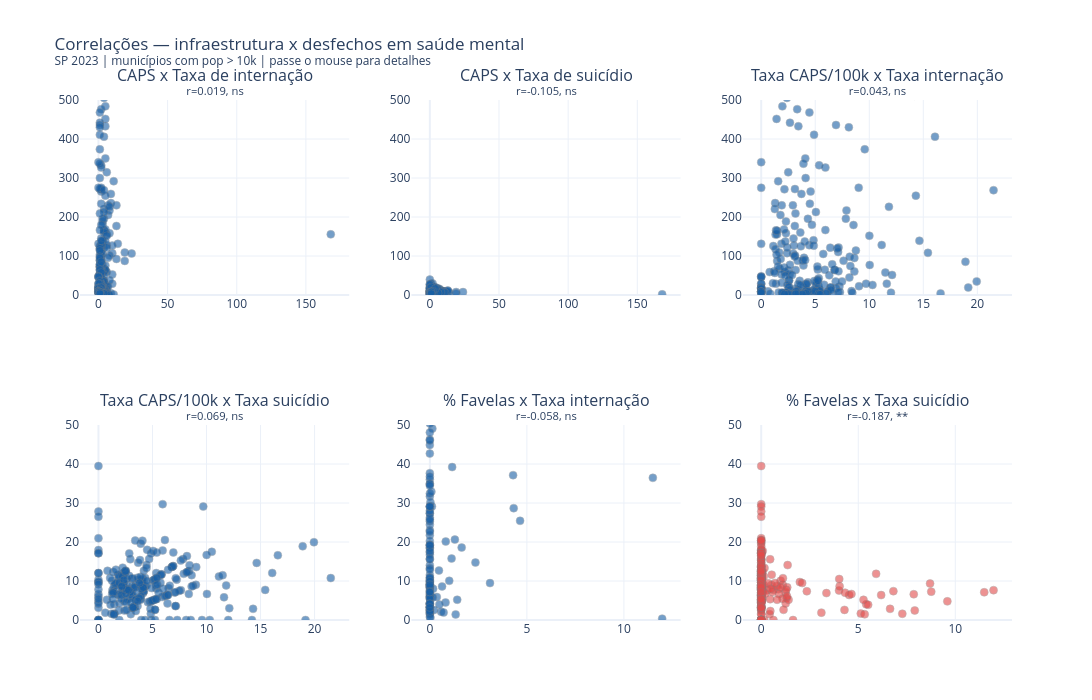

Write notebook code for a chart like this one.
### Code cell
from plotly.subplots import make_subplots
import plotly.graph_objects as go

pares_plot = [
    ('total_caps', 'taxa_internacao_100k', 'CAPS x Taxa de internação', 'r=0.019, ns', False),
    ('total_caps', 'taxa_suicidio_100k', 'CAPS x Taxa de suicídio', 'r=-0.105, ns', False),
    ('taxa_caps_100k', 'taxa_internacao_100k', 'Taxa CAPS/100k x Taxa internação', 'r=0.043, ns', False),
    ('taxa_caps_100k', 'taxa_suicidio_100k', 'Taxa CAPS/100k x Taxa suicídio', 'r=0.069, ns', False),
    ('pct_domicilios_favelas', 'taxa_internacao_100k', '% Favelas x Taxa internação', 'r=-0.058, ns', False),
    ('pct_domicilios_favelas', 'taxa_suicidio_100k', '% Favelas x Taxa suicídio', 'r=-0.187, **', True),
]

fig = make_subplots(rows=2, cols=3,
                    subplot_titles=[f'{t}<br><sup>{s}</sup>' for _, _, t, s, _ in pares_plot])

for idx, (x_col, y_col, titulo, stats_label, significativo) in enumerate(pares_plot):
    row = idx // 3 + 1
    col = idx % 3 + 1

    dados = df_2023_valid[[x_col, y_col, 'municipio', 'populacao_total',
                            'total_internacoes']].dropna().copy()

    cor = '#E24B4A' if significativo else '#185FA5'

    fig.add_trace(go.Scatter(
        x=dados[x_col],
        y=dados[y_col],
        mode='markers',
        marker=dict(
            size=8,
            color=cor,
            opacity=0.6,
            line=dict(width=0.5, color='gray')
        ),
        text=dados['municipio'],
        customdata=dados[['populacao_total', 'total_internacoes']].values,
        hovertemplate=(
            '<b>%{text}</b><br>'
            f'{x_col}: %{{x:.2f}}<br>'
            f'{y_col}: %{{y:.2f}}<br>'
            'População: %{customdata[0]:,.0f}<br>'
            'Internações: %{customdata[1]:,.0f}<br>'
            '<extra></extra>'
        ),
        showlegend=False
    ), row=row, col=col)

fig.update_layout(
    title='Correlações — infraestrutura x desfechos em saúde mental<br><sup>SP 2023 | municípios com pop > 10k | passe o mouse para detalhes</sup>',
    height=700,
    width=1100,
    template='plotly_white'
)

# limita eixos Y para remover distorção
for i in range(1, 4):
    fig.update_yaxes(range=[0, 500], row=1, col=i)
for i in range(1, 4):
    fig.update_yaxes(range=[0, 50], row=2, col=i)

fig.show()
fig.write_html(f'{OUTPUT}/07_correlacoes_interativo.html')
print("✅ Salvo!")

### Figure 1 — Plotly figure (JSON) as saved in the notebook; plotly's stock layout.template omitted (floating-point values rounded to 4 significant figures; data arrays with more than 128 entries replaced by an {"elided": "..."} marker saying what was removed)
{"data": [{"customdata": {"elided": "251x2 int values"}, "hovertemplate": "<b>%{text}</b><br>total_caps: %{x:.2f}<br>taxa_internacao_100k: %{y:.2f}<br>População: %{customdata[0]:,.0f}<br>Internações: %{customdata[1]:,.0f}<br><extra></extra>", "marker": {"color": "#185FA5", "line": {"color": "gray", "width": 0.5}, "opacity": 0.6, "size": 8}, "mode": "markers", "showlegend": false, "text": {"elided": "251 str values"}, "type": "scatter", "x": {"elided": "251 int values"}, "xaxis": "x", "y": {"elided": "251 float values"}, "yaxis": "y"}, {"customdata": {"elided": "251x2 int values"}, "hovertemplate": "<b>%{text}</b><br>total_caps: %{x:.2f}<br>taxa_suicidio_100k: %{y:.2f}<br>População: %{customdata[0]:,.0f}<br>Internações: %{customdata[1]:,.0f}<br><extra></extra>", "marker": {"color": "#185FA5", "line": {"color": "gray", "width": 0.5}, "opacity": 0.6, "size": 8}, "mode": "markers", "showlegend": false, "text": {"elided": "251 str values"}, "type": "scatter", "x": {"elided": "251 int values"}, "xaxis": "x2", "y": {"elided": "251 float values"}, "yaxis": "y2"}, {"customdata": {"elided": "251x2 int values"}, "hovertemplate": "<b>%{text}</b><br>taxa_caps_100k: %{x:.2f}<br>taxa_internacao_100k: %{y:.2f}<br>População: %{customdata[0]:,.0f}<br>Internações: %{customdata[1]:,.0f}<br><extra></extra>", "marker": {"color": "#185FA5", "line": {"color": "gray", "width": 0.5}, "opacity": 0.6, "size": 8}, "mode": "markers", "showlegend": false, "text": {"elided": "251 str values"}, "type": "scatter", "x": {"elided": "251 float values"}, "xaxis": "x3", "y": {"elided": "251 float values"}, "yaxis": "y3"}, {"customdata": {"elided": "251x2 int values"}, "hovertemplate": "<b>%{text}</b><br>taxa_caps_100k: %{x:.2f}<br>taxa_suicidio_100k: %{y:.2f}<br>População: %{customdata[0]:,.0f}<br>Internações: %{customdata[1]:,.0f}<br><extra></extra>", "marker": {"color": "#185FA5", "line": {"color": "gray", "width": 0.5}, "opacity": 0.6, "size": 8}, "mode": "markers", "showlegend": false, "text": {"elided": "251 str values"}, "type": "scatter", "x": {"elided": "251 float values"}, "xaxis": "x4", "y": {"elided": "251 float values"}, "yaxis": "y4"}, {"customdata": {"elided": "251x2 int values"}, "hovertemplate": "<b>%{text}</b><br>pct_domicilios_favelas: %{x:.2f}<br>taxa_internacao_100k: %{y:.2f}<br>População: %{customdata[0]:,.0f}<br>Internações: %{customdata[1]:,.0f}<br><extra></extra>", "marker": {"color": "#185FA5", "line": {"color": "gray", "width": 0.5}, "opacity": 0.6, "size": 8}, "mode": "markers", "showlegend": false, "text": {"elided": "251 str values"}, "type": "scatter", "x": {"elided": "251 float values"}, "xaxis": "x5", "y": {"elided": "251 float values"}, "yaxis": "y5"}, {"customdata": {"elided": "251x2 int values"}, "hovertemplate": "<b>%{text}</b><br>pct_domicilios_favelas: %{x:.2f}<br>taxa_suicidio_100k: %{y:.2f}<br>População: %{customdata[0]:,.0f}<br>Internações: %{customdata[1]:,.0f}<br><extra></extra>", "marker": {"color": "#E24B4A", "line": {"color": "gray", "width": 0.5}, "opacity": 0.6, "size": 8}, "mode": "markers", "showlegend": false, "text": {"elided": "251 str values"}, "type": "scatter", "x": {"elided": "251 float values"}, "xaxis": "x6", "y": {"elided": "251 float values"}, "yaxis": "y6"}], "layout": {"annotations": [{"font": {"size": 16}, "showarrow": false, "text": "CAPS x Taxa de internação<br><sup>r=0.019, ns</sup>", "x": 0.1444, "xanchor": "center", "xref": "paper", "y": 1, "yanchor": "bottom", "yref": "paper"}, {"font": {"size": 16}, "showarrow": false, "text": "CAPS x Taxa de suicídio<br><sup>r=-0.105, ns</sup>", "x": 0.5, "xanchor": "center", "xref": "paper", "y": 1, "yanchor": "bottom", "yref": "paper"}, {"font": {"size": 16}, "showarrow": false, "text": "Taxa CAPS/100k x Taxa internação<br><sup>r=0.043, ns</sup>", "x": 0.8556, "xanchor": "center", "xref": "paper", "y": 1, "yanchor": "bottom", "yref": "paper"}, {"font": {"size": 16}, "showarrow": false, "text": "Taxa CAPS/100k x Taxa suicídio<br><sup>r=0.069, ns</sup>", "x": 0.1444, "xanchor": "center", "xref": "paper", "y": 0.375, "yanchor": "bottom", "yref": "paper"}, {"font": {"size": 16}, "showarrow": false, "text": "% Favelas x Taxa internação<br><sup>r=-0.058, ns</sup>", "x": 0.5, "xanchor": "center", "xref": "paper", "y": 0.375, "yanchor": "bottom", "yref": "paper"}, {"font": {"size": 16}, "showarrow": false, "text": "% Favelas x Taxa suicídio<br><sup>r=-0.187, **</sup>", "x": 0.8556, "xanchor": "center", "xref": "paper", "y": 0.375, "yanchor": "bottom", "yref": "paper"}], "height": 700, "title": {"text": "Correlações — infraestrutura x desfechos em saúde mental<br><sup>SP 2023 | municípios com pop > 10k | passe o mouse para detalhes</sup>"}, "width": 1100, "xaxis": {"anchor": "y", "domain": [0, 0.2889]}, "xaxis2": {"anchor": "y2", "domain": [0.3556, 0.6444]}, "xaxis3": {"anchor": "y3", "domain": [0.7111, 1]}, "xaxis4": {"anchor": "y4", "domain": [0, 0.2889]}, "xaxis5": {"anchor": "y5", "domain": [0.3556, 0.6444]}, "xaxis6": {"anchor": "y6", "domain": [0.7111, 1]}, "yaxis": {"anchor": "x", "domain": [0.625, 1], "range": [0, 500]}, "yaxis2": {"anchor": "x2", "domain": [0.625, 1], "range": [0, 500]}, "yaxis3": {"anchor": "x3", "domain": [0.625, 1], "range": [0, 500]}, "yaxis4": {"anchor": "x4", "domain": [0, 0.375], "range": [0, 50]}, "yaxis5": {"anchor": "x5", "domain": [0, 0.375], "range": [0, 50]}, "yaxis6": {"anchor": "x6", "domain": [0, 0.375], "range": [0, 50]}}}
